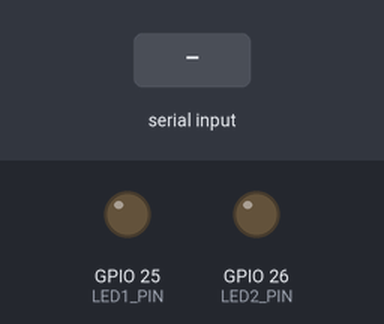
This program was run on a simulated ESP32. On the bench: output pins drawn as LEDs (lit = HIGH). The test bench sets the inputs (shaded band). What the program prints to the serial monitor is not drawn.

Above: at 1.2 s.
1.3 s: "1\n" received over Serial
At 1.7 s:
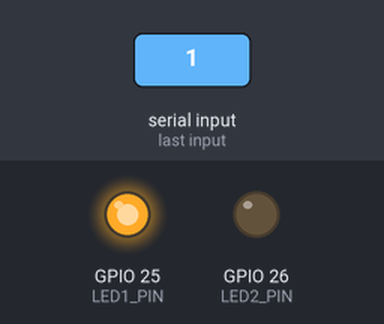
2.8 s: "2\n" received over Serial
At 4.0 s:
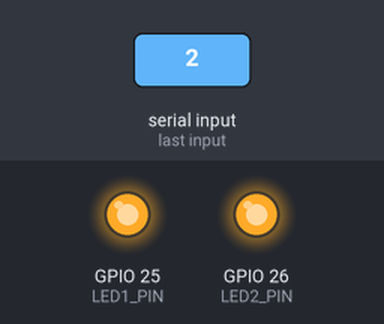
4.3 s: "-1\n" received over Serial
At 5.1 s:
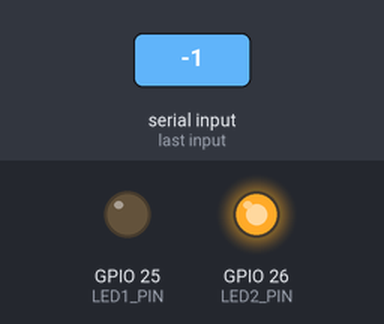
5.8 s: "-2\n" received over Serial
At 6.5 s:
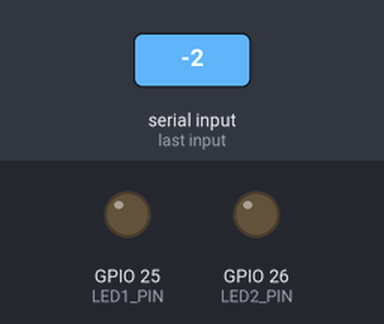
Timing chart, 0 to 8.3 s (numbered marks = the images above; inputs shaded):
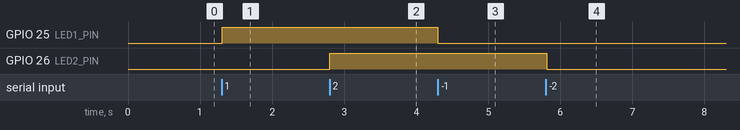

The program:

main.cpp
```cpp
#include <Arduino.h>

// 定义LED引脚（根据实际连接修改）
const int LED1_PIN = 25;
const int LED2_PIN = 26;

void setup() {
  Serial.begin(9600);          // 初始化串口通信
  pinMode(LED1_PIN, OUTPUT);  // 设置LED引脚为输出模式
  pinMode(LED2_PIN, OUTPUT);
  digitalWrite(LED1_PIN, LOW); // 初始状态为熄灭
  digitalWrite(LED2_PIN, LOW);
}

void loop() {
  if (Serial.available() > 0) {
    // 读取直到换行符（根据串口助手的设置调整）
    String command = Serial.readStringUntil('\n');
    command.trim(); // 去除首尾空白字符

    if (command == "1") {
      digitalWrite(LED1_PIN, HIGH);
      Serial.println("LED1已点亮");
    }
    else if (command == "2") {
      digitalWrite(LED2_PIN, HIGH);
      Serial.println("LED2已点亮");
    }
    if (command == "-1") {
      digitalWrite(LED1_PIN, LOW);
      Serial.println("LED1已熄灭");
    }
    else if (command == "-2") {
      digitalWrite(LED2_PIN, LOW);
      Serial.println("LED2已熄灭");
    }
  }

  // 添加延时降低CPU占用
  delay(10);
}
```

Measured:
- after the input at 1.3 s, GPIO 25 (LED1_PIN): LOW → HIGH at once
- after the input at 2.8 s, GPIO 26 (LED2_PIN): LOW → HIGH at once
- after the input at 4.3 s, GPIO 25 (LED1_PIN): HIGH → LOW at once
- after the input at 5.8 s, GPIO 26 (LED2_PIN): HIGH → LOW at once
